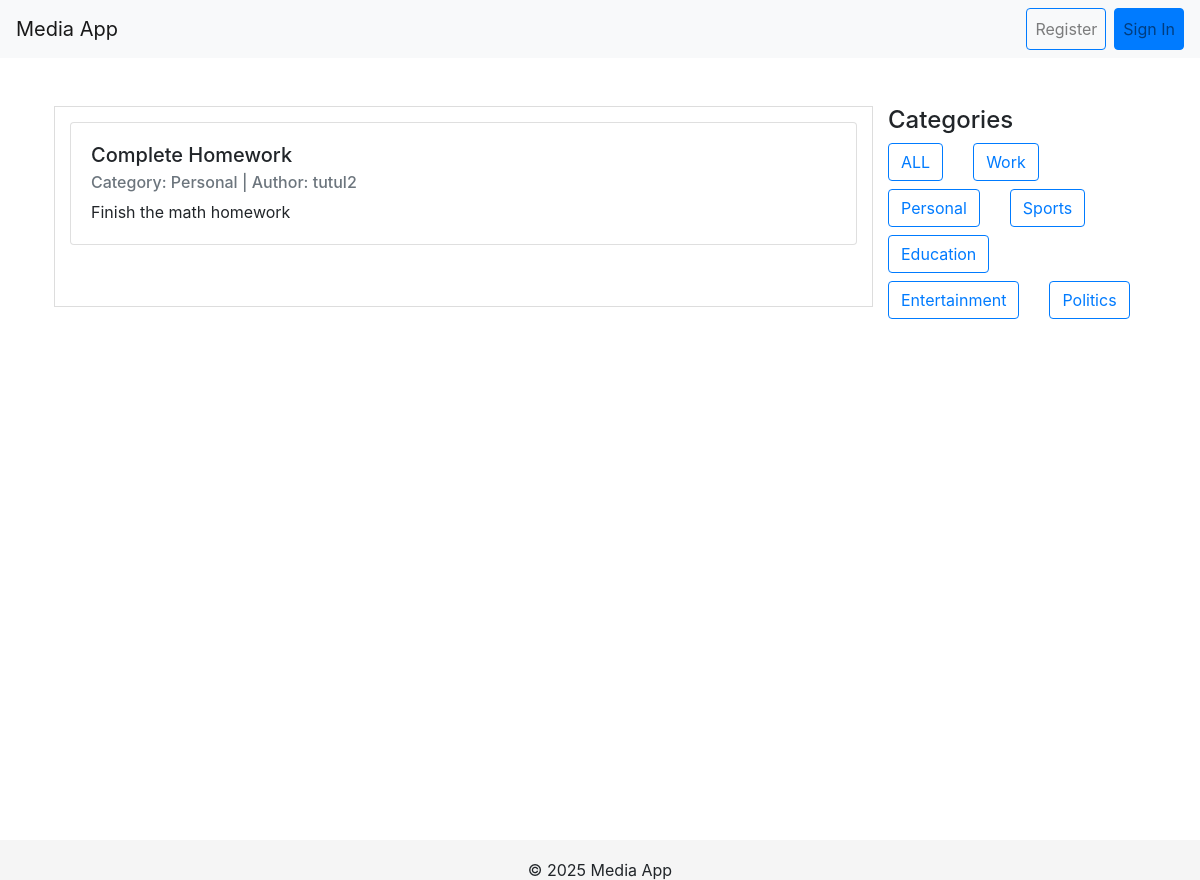
/category/Personal/, run on the app's committed database.
### mediaApp/models.py (models this page shows, shortened)
class Post(models.Model):
    title = models.CharField(max_length=200)
    description = models.TextField(blank=True)
    category = models.ForeignKey(Category, on_delete=models.CASCADE, related_name='tasks')
    created_at = models.DateTimeField(auto_now_add=True)
    updated_at = models.DateTimeField(auto_now=True)
    user = models.ForeignKey(User, on_delete=models.CASCADE, related_name='tasks')

class Category(models.Model):
    name = models.CharField(max_length=100)
    description = models.TextField(blank=True)
    created_at = models.DateTimeField(auto_now_add=True)
    updated_at = models.DateTimeField(auto_now=True)
    class Meta:
        verbose_name_plural = "Categories"

### mediaApp/views.py (the view)
# urls.py: path('category/<str:category_name>/', views.category_posts, name = "category_posts"),
def category_posts(request, category_name):
    category = get_object_or_404(Category, name=category_name)
    posts = Post.objects.filter(category=category)
    categories = Category.objects.all()
    return render(request, 'mediaApp/home.html', {'posts': posts, 'categories': categories, 'selected_category': category_name})

### mediaApp/templates/mediaApp/home.html (shortened to what this page needs)
<!DOCTYPE html>
<html lang="en">
<head>
    <link rel="stylesheet" href="https://stackpath.bootstrapcdn.com/bootstrap/4.5.2/css/bootstrap.min.css">
    <link rel="stylesheet" href="https://cdn.jsdelivr.net/npm/bootstrap-icons@1.7.2/font/bootstrap-icons.css">
</head>
<body>
    <nav class="navbar navbar-expand-lg navbar-light bg-light">
        <a class="navbar-brand" href="{% url 'home' %}">Media App</a>
        <div class="collapse navbar-collapse" id="navbarNav">
            <ul class="navbar-nav ml-auto">
                {% if user.is_authenticated %}
                    <li class="nav-item dropdown">
                        <a class="nav-link dropdown-toggle" href="#" id="profileDropdown" role="button" data-toggle="dropdown" aria-haspopup="true" aria-expanded="false">
                            {{ user }}
                        </a>
                        <div class="dropdown-menu dropdown-menu-right" aria-labelledby="profileDropdown">
                            <a class="dropdown-item" href="{% url 'logout' %}">Logout</a>
                            <a class="dropdown-item" href="{% url 'profile_post' %}">My posts</a>
                        </div>
                    </li>
                {% else %}
                    <li class="nav-item">
                        <a class="nav-link btn btn-outline-primary mr-2" href="{% url 'register' %}">Register</a>
                    </li>
                    <li class="nav-item">
                        <a class="nav-link btn btn-primary" href="{% url 'login' %}">Sign In</a>
                    </li>
                {% endif %}
            </ul>
        </div>
    </nav>
    <div class="container px-4 py-5">
        <div class="container">
            <div class="row">
                <div class="blog-card col-md-9">
                    {% if posts %}
                        {% for post in posts %}
                            <div class="card mb-3">
                                <div class="card-body">
                                    <h5 class="card-title">{{ post.title }}</h5>
                                    <h6 class="card-subtitle mb-2 text-muted">
                                        Category: {{ post.category.name }} | Author: {{ post.user }}
                                    </h6>
                                    <p class="card-text">{{ post.description }}</p>
                                </div>
                            </div>
                        {% endfor %}
                    {% else %}
                        <p class="text-center text-muted">No posts are available for this category.</p>
                    {% endif %}
                </div>
                <div class="col-md-3">
                    <h4>Categories</h4>
                    <div class="row">
                        <div class="col-auto mb-2"><a href="{% url 'home' %}" class="btn btn-outline-primary">ALL</a></div>
                        {% for category in categories %}
                            <div class="col-auto mb-2"><a href="{% url 'category_posts' category.name %}" class="btn btn-outline-primary">{{category.name}}</a></div>
                        {% endfor %}
                    </div>
                </div>
            </div>
        </div>
    </div>
    {% include "mediaApp/footer.html" %}
</body>
</html>

### mediaApp/templates/mediaApp/home.html (style rules this page uses)
html { position: relative; min-height: 100%; }
body { margin-bottom: 60px; }
.navbar { position: sticky; top: 0; z-index: 1000; background-color: #f8f9fa; }
.blog-card { max-height: 90vh; overflow-y: auto; border: 1px solid #ddd; padding: 15px; margin-bottom: 20px; }

### data on the page
Post: title "Complete Homework", category.name "Personal", user "tutul2", description "Finish the math homework"
Category: name "Work"
Category: name "Personal"
Category: name "Sports"
Category: name "Education"
Category: name "Entertainment"
Category: name "Politics"
